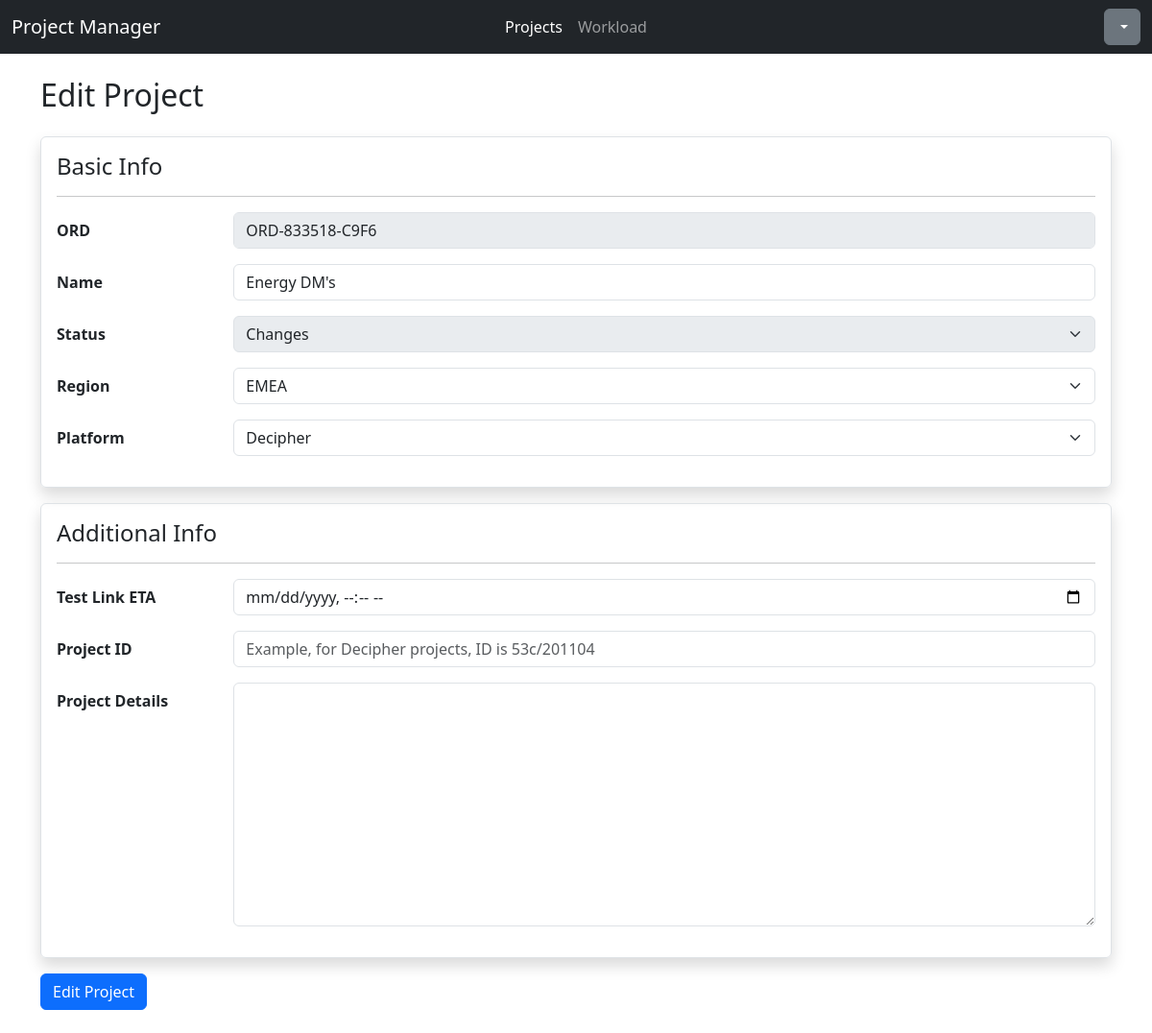
Screenshot of /projects/edit/LSMVVS with the database file from the repository.
### api/models.py (models this page shows, shortened)
class Project(models.Model):
    STATUS_CHOICES = [
     ("Headsup","Headsup"),
     ("Programming","Programming"),
     ("Changes","Changes"),
     ("Live", "Live"),
     ("Closed", "Closed")
    ]
    REGION_CHOICES = [
      ("APAC","APAC"),
      ("EMEA","EMEA"),
      ("NA","NA")
    ]
    PLATFORM_CHOICES = [
      ("Decipher", "Decipher"),
      ("CMIX","CMIX"),
      ("Confirmit","Confirmit")
    ]
    __original_eta = None
    code = models.SlugField(max_length=8, default=generate_unique_code, unique=True)
    ord = models.CharField(max_length=15, unique=True, validators=[RegexValidator(regex="^ORD-[0-9]{6}-[0-9A-Z]{4}$", message="Please enter the ORD in ORD-XXXXX-XXXX format.")])
    project_name = models.CharField(max_length=200)
    status = models.CharField(max_length=20, default="Headsup", choices=STATUS_CHOICES)
    created_date = models.DateField(auto_now_add=True)
    region = models.CharField(max_length=10, blank=True, choices=REGION_CHOICES)
    pid = models.CharField(max_length=20, blank=True)
    platform = models.CharField(max_length=15, default="Decipher", choices=PLATFORM_CHOICES)
    eta = models.DateTimeField(null=True,blank=True)
    details = models.TextField(max_length=255, blank=True)
    def __init__(self, *args, **kwargs):
        super().__init__(*args, **kwargs)
        self.__original_eta = self.eta

### testfront/views.py (the view, shortened to what this page needs)
# urls.py: path('edit/<project_code>', views.projectedit, name="projectedit"),
def projectedit(request, project_code):
    editproj =get_object_or_404(Project, code=project_code)
    if request.method == "GET":
        form = ProjectForm(instance = editproj, method="edit")
        return render(request, "testfront/formproject.html", {
            "form": form,
            "formText": "Edit"
        })

### testfront/templates/testfront/formproject.html (shortened to what this page needs)
{% extends "base.html" %}
{% load static %}
{% block css %} {% static "css/index.css" %} {% endblock %}
{% block body %}
<h2>{{formText}} Project</h2>
<form class="my-4" method="POST" novalidate>
  <fieldset class="border p-3 rounded shadow">
    <h4>Basic Info</h4>
    <hr />
    <div class="row mb-3">
      <label for="{{ form.ord.id_for_label }}" class="col-form-label fw-bold col-sm-2"
        >ORD</label
      >
      <div class="col-sm-10">
        {{ form.ord }}
      </div>
    </div>
    <div class="row mb-3">
      <label
        for="{{ form.project_name.id_for_label }}"
        class="form-label fw-bold col-form-label col-sm-2"
        >Name</label
      >
      <div class="col-sm-10">
        {{ form.project_name }}
      </div>
    </div>
    <div class="row mb-3">
      <label for="{{ form.status.id_for_label }}" class="col-form-label fw-bold col-sm-2"
        >Status</label
      >
      <div class="col-sm-10">
        {{ form.status }}
      </div>
    </div>
    <div class="row mb-3">
      <label for="{{ form.region.id_for_label }}" class="col-form-label fw-bold col-sm-2"
        >Region</label
      >
      <div class="col-sm-10">
        {{ form.region }}
      </div>
    </div>
    <div class="row mb-3">
        <label for="{{ form.platform.id_for_label }}" class="col-form-label fw-bold col-sm-2"
          >Platform</label
        >
        <div class="col-sm-10">
          {{ form.platform }}
        </div>
      </div>
  </fieldset>
  <fieldset class="my-3 border p-3 rounded shadow">
    <h4>Additional Info</h4>
    <hr/>
    <div class="row mb-3">
      <label for="{{ form.eta.id_for_label }}" class="col-form-label fw-bold col-sm-2"
        >Test Link ETA</label
      >
      <div class="col-sm-10">
        {{ form.eta }}
      </div>
    </div>
    <div class="row mb-3">
        <label for="{{ form.pid.id_for_label }}" class="col-form-label fw-bold col-sm-2"
            >Project ID</label
        >
        <div class="col-sm-10">
            {{ form.pid }}
        </div>
    </div>
    <div class="row mb-3">
        <label for="{{ form.details.id_for_label }}" class="col-form-label fw-bold col-sm-2"
            >Project Details</label
        >
        <div class="col-sm-10">
          {{ form.details }}
        </div>
    </div>
  </fieldset>
  <button type="submit" class="btn btn-primary">{{formText}} Project</button>
</form>
{% endblock %}

### rows the page displays
Project: ord "ORD-833518-C9F6", project_name "Energy DM's", status "Changes", region "EMEA", platform "Decipher"
